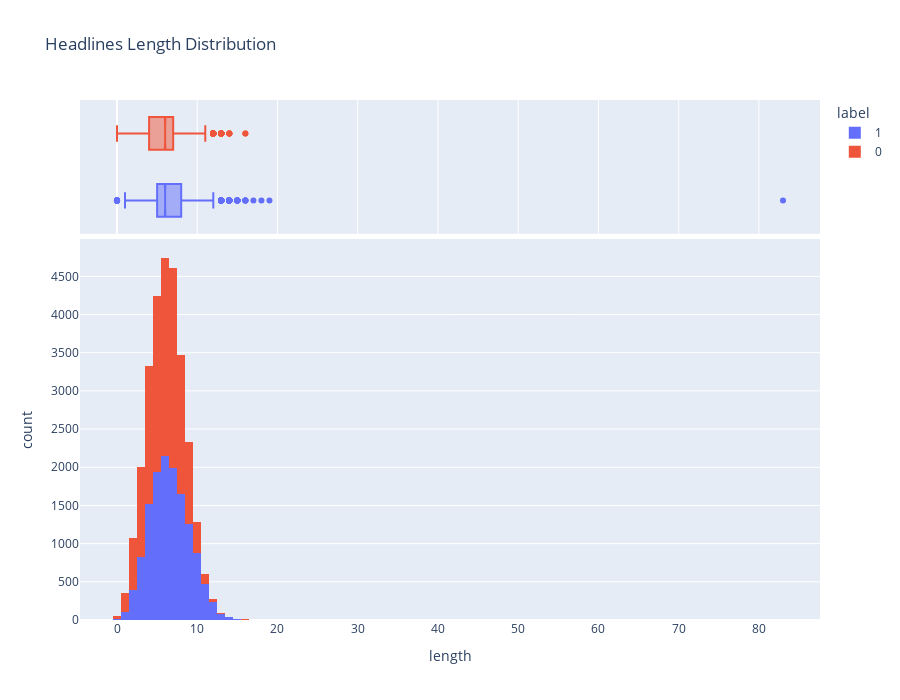

The notebook cell this image was saved under:
### Code cell
px.histogram(
    df, 
    x="length",
    height=700, 
    color='label', 
    title="Headlines Length Distribution", 
    marginal="box"
)

### Figure 1 — Plotly figure (JSON) as saved in the notebook; plotly's stock layout.template omitted (floating-point values rounded to 4 significant figures; data arrays with more than 128 entries replaced by an {"elided": "..."} marker saying what was removed)
{"data": [{"alignmentgroup": "True", "bingroup": "x", "hovertemplate": "label=1<br>length=%{x}<br>count=%{y}<extra></extra>", "legendgroup": "1", "marker": {"color": "#636efa", "pattern": {"shape": ""}}, "name": "1", "offsetgroup": "1", "orientation": "v", "showlegend": true, "type": "histogram", "x": {"elided": "13552 int values"}, "xaxis": "x", "yaxis": "y"}, {"alignmentgroup": "True", "hovertemplate": "label=1<br>length=%{x}<extra></extra>", "legendgroup": "1", "marker": {"color": "#636efa"}, "name": "1", "notched": true, "offsetgroup": "1", "showlegend": false, "type": "box", "x": {"elided": "13552 int values"}, "xaxis": "x2", "yaxis": "y2"}, {"alignmentgroup": "True", "bingroup": "x", "hovertemplate": "label=0<br>length=%{x}<br>count=%{y}<extra></extra>", "legendgroup": "0", "marker": {"color": "#EF553B", "pattern": {"shape": ""}}, "name": "0", "offsetgroup": "0", "orientation": "v", "showlegend": true, "type": "histogram", "x": {"elided": "14951 int values"}, "xaxis": "x", "yaxis": "y"}, {"alignmentgroup": "True", "hovertemplate": "label=0<br>length=%{x}<extra></extra>", "legendgroup": "0", "marker": {"color": "#EF553B"}, "name": "0", "notched": true, "offsetgroup": "0", "showlegend": false, "type": "box", "x": {"elided": "14951 int values"}, "xaxis": "x2", "yaxis": "y2"}], "layout": {"barmode": "relative", "height": 700, "legend": {"title": {"text": "label"}, "tracegroupgap": 0}, "title": {"text": "Headlines Length Distribution"}, "xaxis": {"anchor": "y", "domain": [0, 1], "title": {"text": "length"}}, "xaxis2": {"anchor": "y2", "domain": [0, 1], "matches": "x", "showgrid": true, "showticklabels": false}, "yaxis": {"anchor": "x", "domain": [0, 0.7326], "title": {"text": "count"}}, "yaxis2": {"anchor": "x2", "domain": [0.7426, 1], "matches": "y2", "showgrid": false, "showline": false, "showticklabels": false, "ticks": ""}}}
